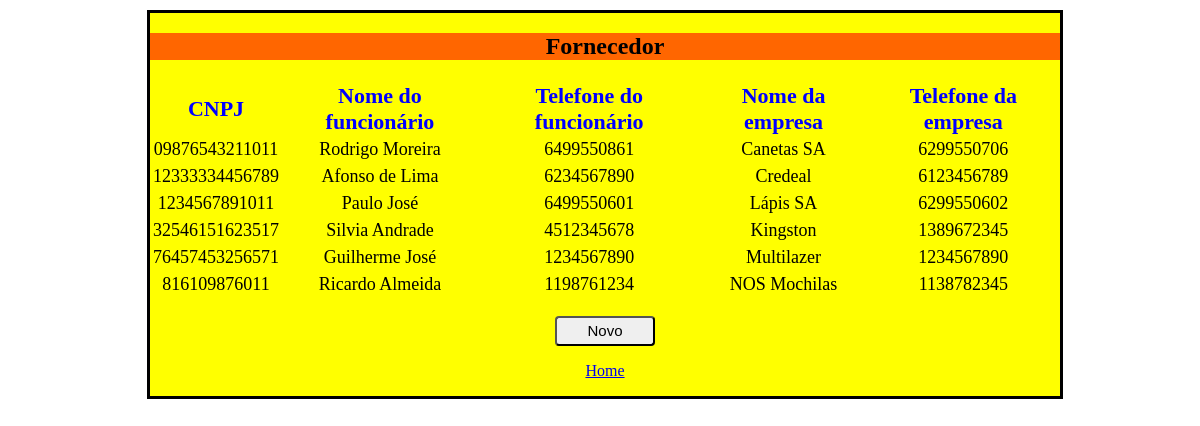
/SitePapelaria/paginas/fornecedor.php, run on the app's committed database.
### tables this page shows
CREATE TABLE IF NOT EXISTS `fornecedor` (
  `cnpj` varchar(14) NOT NULL,
  `nome_funcionario` varchar(50) NOT NULL,
  `telefone_funcionario` varchar(50) NOT NULL,
  `nome_empresa` varchar(50) NOT NULL,
  `telefone_empresa` varchar(50) NOT NULL,
  PRIMARY KEY (`cnpj`)
);

### SitePapelaria/paginas/fornecedor.php (the view, shortened to what this page needs)
<html>
    <head>
        <link rel="stylesheet" type="text/css" href="http://localhost/SitePapelaria/css/estilo.css">
    </head>
    <body>
        <div id="divTabelaFornecedor">
            <h2>Fornecedor<br></h2>
            <?php
            $conexao = new mysqli("localhost", "root", "", "papelaria2");
            $query = "SELECT * FROM fornecedor;";
            echo "<table> ";
            echo "<th>CNPJ</th>";
            echo "<th>Nome do funcionário</th>";
            echo "<th>Telefone do funcionário</th>";
            echo "<th>Nome da empresa</th>";
            echo "<th>Telefone da empresa</th>";
            if ($result = $conexao->query($query)) {
                while ($row = $result->fetch_array()) {
                    echo "<tr>";
                    echo "<td>";
                    printf(" %s", $row[0]);
                    echo "</td>";
                    echo "<td>";
                    printf(" %s", $row[1]);
                    echo "</td>";
                    echo "<td>";
                    printf(" %s", $row[2]);
                    echo "</td>";
                    echo "<td>";
                    printf(" %s", $row[3]);
                    echo "</td>";
                    echo "<td>";
                    printf(" %s", $row[4]);
                    echo "</td>";
                    echo "<tr>";
                }
            }
            echo "</table>";
            ?>
            <form method="POST" action="./novoFornecedor.php">
                <p>
                    <input type="submit" value="Novo" name="botaoNovoFornecedor"></input>
                </p>
            </form>
            <p><a href="http://localhost/SitePapelaria/index.php">Home</a></p>
        </div>
    </body>
</html>

### SitePapelaria/css/estilo.css (style rules this page uses)
body { background: white; padding:0px; padding-left: 10px; margin:0px; padding-top: 10px; }
h2 { background: #F60; }
input[type="submit"] { width: 100px; height: 30px; border-radius: 4px; font-size: 15px; }
#divTabelaFornecedor { margin: 0 auto; padding: 0; background-color: yellow; text-align: center; border-style: solid; width: 910px; }
th { color: blue; font-size: 22px; text-align: center; }
td { text-align: center; font-size: 18px; }
tr { text-align: center; }

### data on the page
fornecedor: cnpj "09876543211011", nome_funcionario "Rodrigo Moreira", telefone_funcionario "6499550861", nome_empresa "Canetas SA", telefone_empresa "6299550706"
fornecedor: cnpj "12333334456789", nome_funcionario "Afonso de Lima", telefone_funcionario "6234567890", nome_empresa "Credeal", telefone_empresa "6123456789"
fornecedor: cnpj "1234567891011", nome_funcionario "Paulo José", telefone_funcionario "6499550601", nome_empresa "Lápis SA", telefone_empresa "6299550602"
fornecedor: cnpj "32546151623517", nome_funcionario "Silvia Andrade", telefone_funcionario "4512345678", nome_empresa "Kingston", telefone_empresa "1389672345"
fornecedor: cnpj "76457453256571", nome_funcionario "Guilherme José", telefone_funcionario "1234567890", nome_empresa "Multilazer", telefone_empresa "1234567890"
fornecedor: cnpj "816109876011", nome_funcionario "Ricardo Almeida", telefone_funcionario "1198761234", nome_empresa "NOS Mochilas", telefone_empresa "1138782345"
